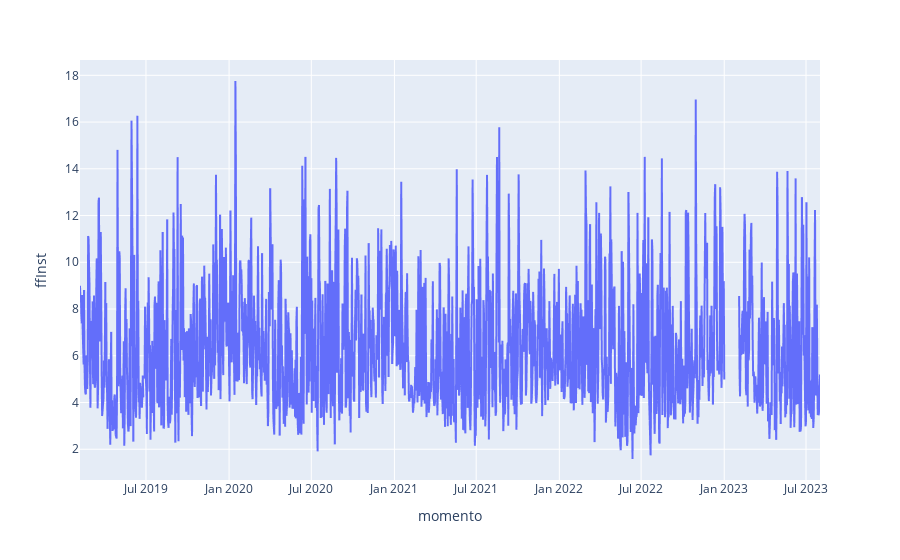

Notebook cell for this chart:
### Code cell
b = merged_df_viento[['momento', 'ffInst']].copy()
b = b.set_index('momento').resample('D').ffInst.mean().reset_index()
px.line(b, y='ffInst', x='momento')

### Figure 1 — Plotly figure (JSON) as saved in the notebook; plotly's stock layout.template omitted (floating-point values rounded to 4 significant figures; data arrays with more than 128 entries replaced by an {"elided": "..."} marker saying what was removed)
{"data": [{"hovertemplate": "momento=%{x}<br>ffInst=%{y}<extra></extra>", "legendgroup": "", "line": {"color": "#636efa", "dash": "solid"}, "marker": {"symbol": "circle"}, "mode": "lines", "name": "", "showlegend": false, "type": "scattergl", "x": {"elided": "1639 str values"}, "xaxis": "x", "y": {"elided": "1639 float values"}, "yaxis": "y"}], "layout": {"legend": {"tracegroupgap": 0}, "margin": {"t": 60}, "xaxis": {"anchor": "y", "domain": [0, 1], "title": {"text": "momento"}}, "yaxis": {"anchor": "x", "domain": [0, 1], "title": {"text": "ffInst"}}}}
